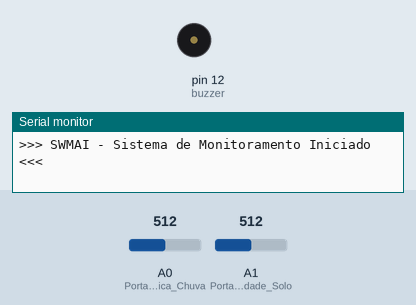
This sketch was run on a simulated Arduino Uno, built with avr-gcc and run on an emulated ATmega328P. Parts: buzzer (waves = sounding, pin HIGH), the last lines printed to the serial monitor. The inputs (shaded band) are chosen by the test bench; at power-on: A0 (Porta_Informacao_Analogica_Chuva) = 512, A1 (Porta_Informacao_Analogica_Umidade_Solo) = 512.

Above: at 3.1 s.
At 6.22 s:
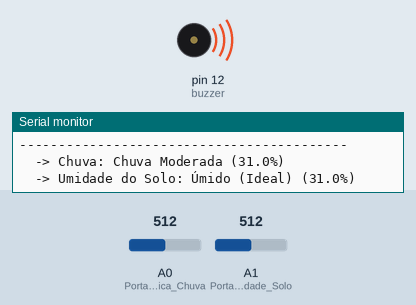
Timing chart, 0 to 12.0 s (numbered marks = the images above):
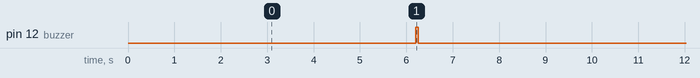

The sketch:

CodigoArduinoPRI.ino
```cpp
/* PROJETO SWMAI
Gustavo Veronezi de Carvalho
Julio Cesar Teiche Fraioli
*/

// --- Valores de calibração ---
const int Valor_Minimo_Chuva = 750;
const int Valor_Maximo_Chuva = 0;
const int Valor_Minimo_Umidade_Solo = 750;
const int Valor_Maximo_Umidade_Solo = 0;

// --- Portas ---
const int buzzer = 12;
const int Porta_Informacao_Analogica_Chuva = A0;
const int Porta_Informacao_Analogica_Umidade_Solo = A1;

void setup() {
  pinMode(buzzer, OUTPUT);
  Serial.begin(9600);
  Serial.println(">>> SWMAI - Sistema de Monitoramento Iniciado <<<");
}

void loop() {

  // --- Ínicio do bloco de sensor de Chuva ---
  float Soma_Informacao_Chuva = 0;
  for (int Numero_Captura_Dados = 0; Numero_Captura_Dados < 30; Numero_Captura_Dados++) {

    int Informacao_Analogica_Chuva = analogRead(Porta_Informacao_Analogica_Chuva);

    Informacao_Analogica_Chuva = map(Informacao_Analogica_Chuva, Valor_Minimo_Chuva, Valor_Maximo_Chuva, 0, 100);
    Informacao_Analogica_Chuva = constrain(Informacao_Analogica_Chuva, 0, 100);
    Soma_Informacao_Chuva += Informacao_Analogica_Chuva;

    delay(100);
  }

  float Media_Informacao_Chuva = Soma_Informacao_Chuva / 30.0;

  String Status_Chuva;

  if (Media_Informacao_Chuva == 0) {
    Status_Chuva = "Seco";
  } else if (Media_Informacao_Chuva > 0 && Media_Informacao_Chuva <= 20) {
    Status_Chuva = "Chuvisco / Chuva Fraca";
  } else if (Media_Informacao_Chuva > 20 && Media_Informacao_Chuva <= 50) {
    Status_Chuva = "Chuva Moderada";
  } else if (Media_Informacao_Chuva > 50 && Media_Informacao_Chuva <= 85) {
    Status_Chuva = "Chuva Forte";
  } else if (Media_Informacao_Chuva > 85 && Media_Informacao_Chuva <= 95) {
    Status_Chuva = "Chuva Muito Forte";
  } else {
    Status_Chuva = "Chuva Torrencial";
  }
  // --- Fim do bloco de sensor de Chuva ---

  // --- Início do bloco de sensor de umidade do solo ---
  float Soma_Informacao_Umidade_Solo = 0;

  for (int Numero_Captura_Dados = 0; Numero_Captura_Dados < 30; Numero_Captura_Dados++) {

    int Informacao_Analogica_Umidade_Solo = analogRead(Porta_Informacao_Analogica_Umidade_Solo);

    Informacao_Analogica_Umidade_Solo = map(Informacao_Analogica_Umidade_Solo, Valor_Minimo_Umidade_Solo, Valor_Maximo_Umidade_Solo, 0, 100);
    Informacao_Analogica_Umidade_Solo = constrain(Informacao_Analogica_Umidade_Solo, 0, 100);
    Soma_Informacao_Umidade_Solo += Informacao_Analogica_Umidade_Solo;

    delay(100);
  }

  float Media_Informacao_Umidade_Solo = Soma_Informacao_Umidade_Solo / 30.0;

  String Status_Umidade_Solo;

  if (Media_Informacao_Umidade_Solo <= 10) {
    Status_Umidade_Solo = "Muito Seco (Crítico)";
  } else if (Media_Informacao_Umidade_Solo > 10 && Media_Informacao_Umidade_Solo <= 30) {
    Status_Umidade_Solo = "Seco (Precisa de água)";
  } else if (Media_Informacao_Umidade_Solo > 30 && Media_Informacao_Umidade_Solo <= 70) {
    Status_Umidade_Solo = "Úmido (Ideal)";
  } else if (Media_Informacao_Umidade_Solo > 70 && Media_Informacao_Umidade_Solo <= 90) {
    Status_Umidade_Solo = "Molhado";
  } else {
    Status_Umidade_Solo = "Encharcado (Excesso de água)";
  }
  // --- Fim do bloco de sensor de umidade do solo ---


  // --- Início da amostragem de dados ---
  Serial.println("------------------------------------------");
  Serial.println("       PAINEL DE CONTROLE SWMAI");
  Serial.println("------------------------------------------");

  Serial.print("  -> Chuva: ");
  Serial.print(Status_Chuva);
  Serial.print(" (");
  Serial.print(Media_Informacao_Chuva, 1);
  Serial.println("%)");

  Serial.print("  -> Umidade do Solo: ");
  Serial.print(Status_Umidade_Solo);
  Serial.print(" (");
  Serial.print(Media_Informacao_Umidade_Solo, 1);
  Serial.println("%)");

  Serial.println("------------------------------------------");
  Serial.println();

  // --- Fim da amostragem de dados ---

  digitalWrite(buzzer, HIGH);
  delay(50);
  digitalWrite(buzzer, LOW);

  delay(3000);
}
```

Measured:
- by itself, pin 12 (buzzer): alternates HIGH for 0.05 s and LOW for 9.2 s
